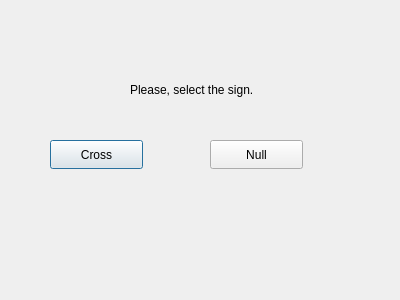
<?xml version="1.0" encoding="UTF-8"?>
<ui version="4.0">
 <class>signselection</class>
 <widget class="QDialog" name="signselection">
  <property name="geometry">
   <rect>
    <x>0</x>
    <y>0</y>
    <width>400</width>
    <height>300</height>
   </rect>
  </property>
  <property name="windowTitle">
   <string>Dialog</string>
  </property>
  <widget class="QPushButton" name="crossBtn">
   <property name="geometry">
    <rect>
     <x>50</x>
     <y>140</y>
     <width>93</width>
     <height>29</height>
    </rect>
   </property>
   <property name="text">
    <string>Cross</string>
   </property>
  </widget>
  <widget class="QPushButton" name="nullBtn">
   <property name="geometry">
    <rect>
     <x>210</x>
     <y>140</y>
     <width>93</width>
     <height>29</height>
    </rect>
   </property>
   <property name="text">
    <string>Null</string>
   </property>
  </widget>
  <widget class="QLabel" name="signSelectorLabel">
   <property name="geometry">
    <rect>
     <x>130</x>
     <y>80</y>
     <width>151</width>
     <height>20</height>
    </rect>
   </property>
   <property name="text">
    <string>Please, select the sign.</string>
   </property>
  </widget>
 </widget>
 <resources/>
 <connections/>
</ui>
